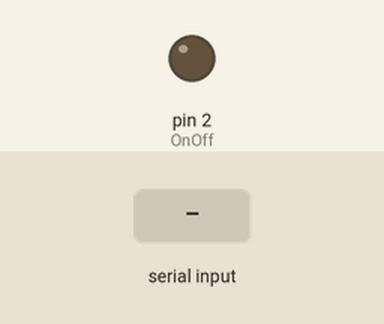
This sketch was run on a simulated Arduino Uno, built with avr-gcc and run on an emulated ATmega328P. Shown: output pins drawn as LEDs (lit = HIGH). The test bench sets the inputs (shaded band). What the sketch prints to the serial monitor is not drawn.

Above: at 1.2 s.
1.3 s: "a" received over Serial
At 2.4 s:
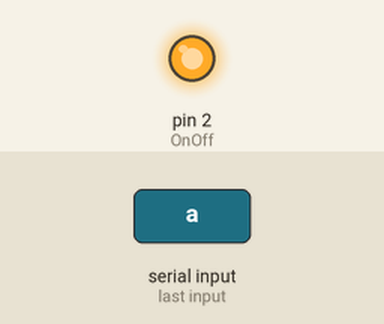
Timing chart, 0 to 4.3 s (numbered marks = the images above; inputs shaded):
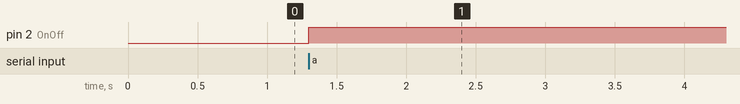

The sketch:

Inverter.ino
```cpp
int OnOff = 2;                                                  // Sortie où sera branchée le boutton On/Off

void setup() {
  Serial.begin(9600);                                            // On initialise la connexion
  pinMode(OnOff, OUTPUT);                                       // Et la sortie du le boutton On/Off
}

void loop() {
  int received;                                                  // Variable servant à récupérer
                                                                 // les données reçues
  if (Serial.available()>0)
    {
      received = Serial.read();

    if(received == 'a')
       {
       digitalWrite(OnOff, HIGH);
       delay(3000);
       Serial.println("On/Off");

       }
  }
}
```

Measured:
- after the input at 1.3 s, pin 2 (OnOff): LOW → HIGH at once
